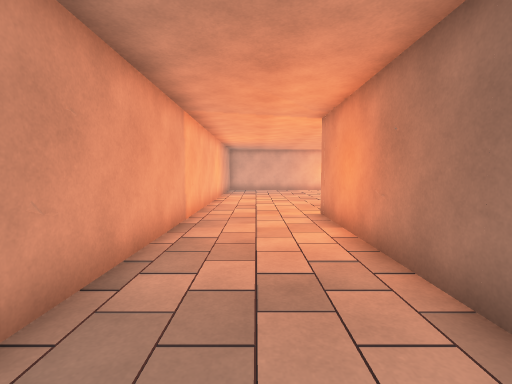
View 1 (above)

17 first-person views from a walk through a Unity game level. The camera is 1.3 m above the floor, tilts 4° down and sees 85° across. The floor is counted in squares, 1 m on a side. Each view is taken from the middle of a square. On the plan, view 1 faces up. The plan holds only what a view shows up to about 13 squares ahead; the rest is blank. The place goes on beyond the plan. The player is left out.

View 2
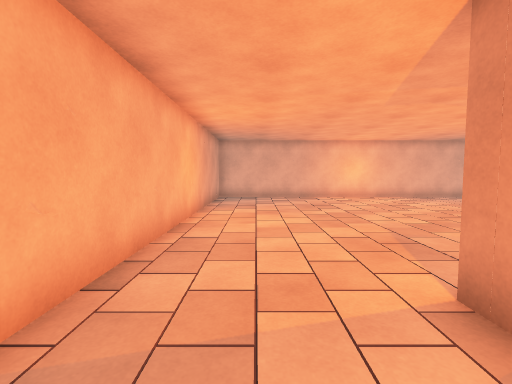

View 3
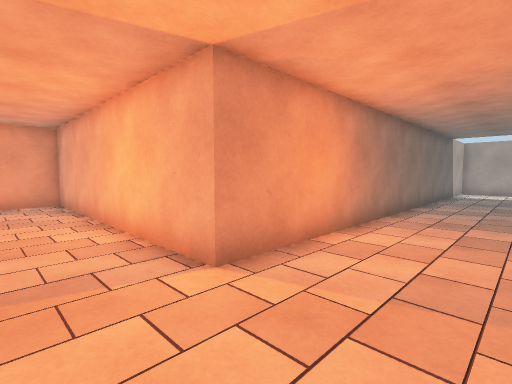

View 4
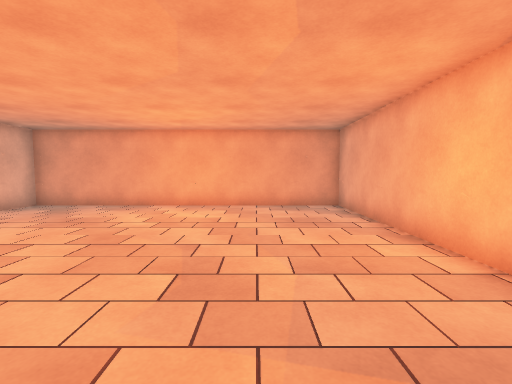

View 5
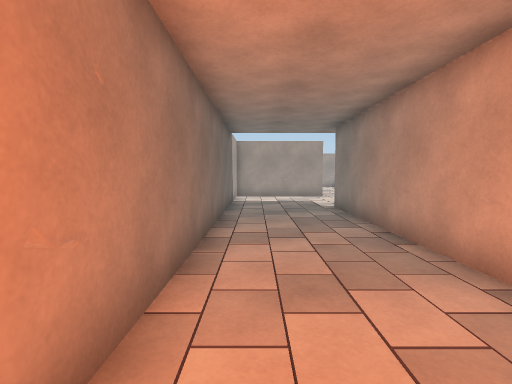

View 6
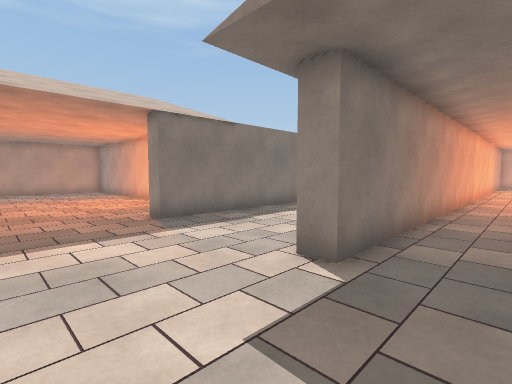

View 7
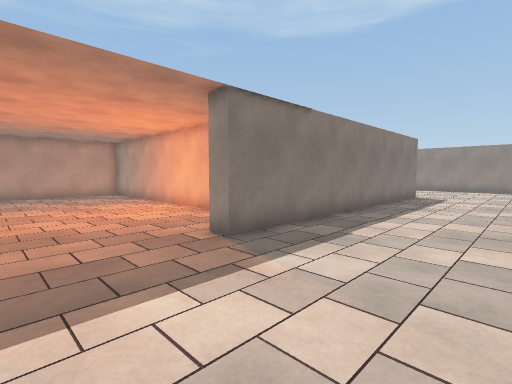

View 8
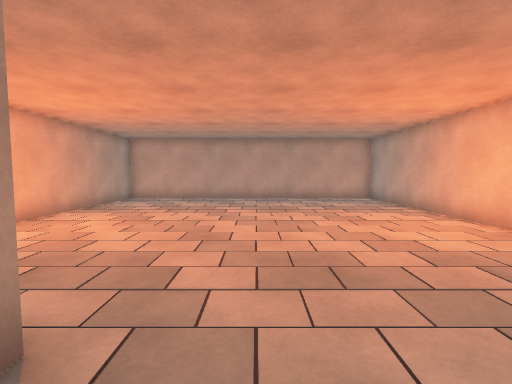

View 9
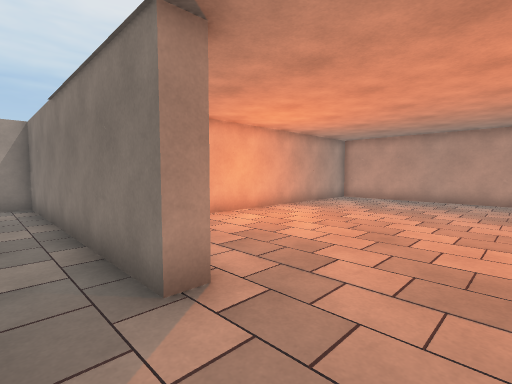

View 10
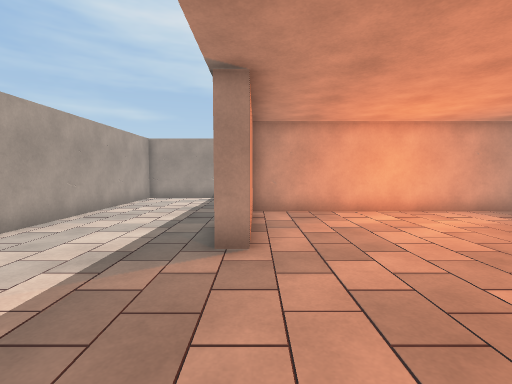

View 11
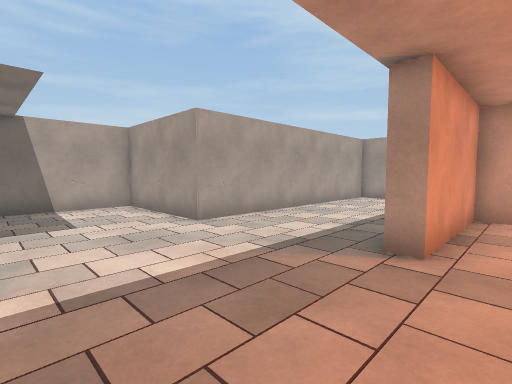

View 12
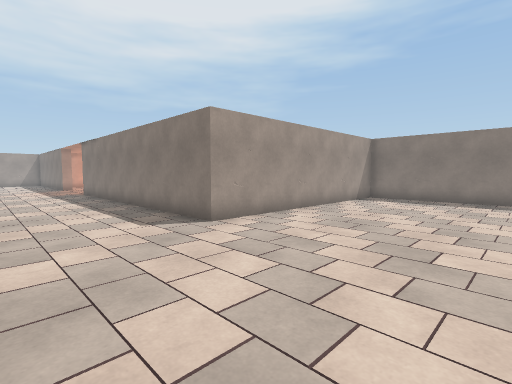

View 13
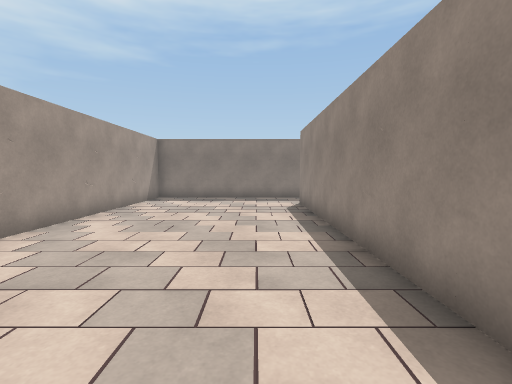

View 14
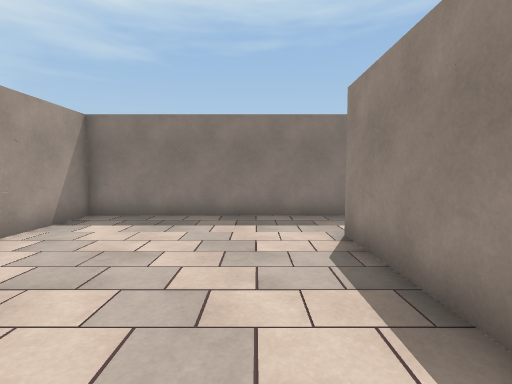

View 15
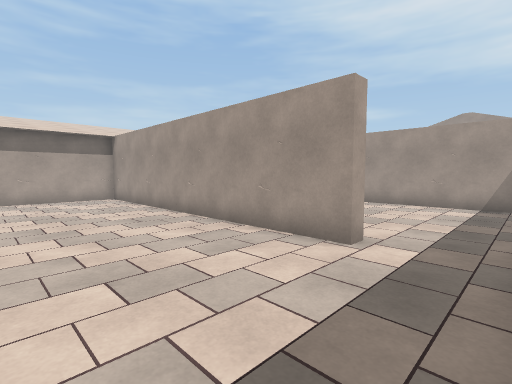

View 16
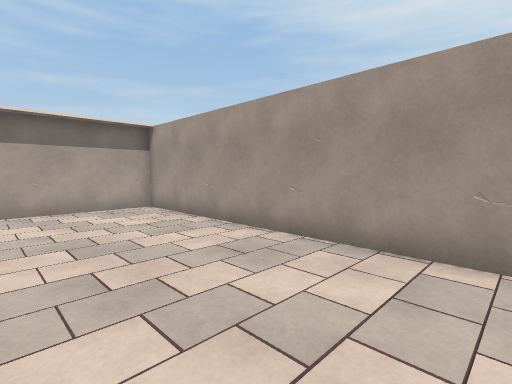

View 17
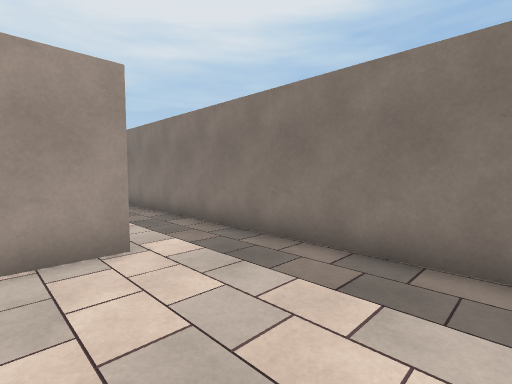

### Floor plan
Points are (right, up) in squares from view 1. A wall is a line through its corners. A room is listed if a view was taken in it or the views show most of it. See-through windows are left out.
Room 1 (views 1, 2, 3, 4, 5)
walls: (-1.9, 19.1) (-1.9, -4.4); (2, -5.5) (2, 8.7) (11.9, 8.7) (11.9, 20.5)
ways out: opening at (0, -4.7) to room 2
Room 2 (views 6, 7, 8, 9, 10, 11, 12, 13, 14, 15, 16, 17)
walls: (-10.9, -2.3) (-19, -2.3); (-1.9, -4.4) (-2.8, -4.4); (-4.9, 14.8) (-14.7, 14.8) (-14.7, 15.3) (-2.6, 15.3) (-2.6, 19.6); (-19.9, -6.4) (-19.9, -11.6); (-2.6, -15.5) (-2.6, -9.2) (2, -9.2) (2, -5.5); (-19, -14.2) (-7.9, -14.2) (-7.9, -9.6) (-7.3, -9.6) (-7.3, -15.5); (-17.3, 19.9) (-17.3, 8) (-7.3, 8) (-7.3, -4.4) (-8, -4.4)
ways out: opening at (0, -4.7) to room 1

Where each view was taken, in squares from view 1:
view 1: 0 up, 0 right, facing up
view 2: 6 up, 0 right, facing up
view 3: 11 up, 1 left, facing down-right
view 4: 12 up, 1 right, facing right
view 5: 6 up, 1 right, facing down
view 6: 8 down, 0 right, facing up-left
view 7: 8 down, 3 left, facing up-left
view 8: 8 down, 6 left, facing left
view 9: 7 down, 6 left, facing down-left
view 10: 5 down, 8 left, facing down
view 11: 5 down, 9 left, facing down-right
view 12: 14 up, 3 left, facing down-left
view 13: 13 up, 3 left, facing left
view 14: 13 up, 9 left, facing left
view 15: 20 up, 17 left, facing down-right
view 16: 20 up, 13 left, facing down-right
view 17: 20 up, 13 left, facing down-left
